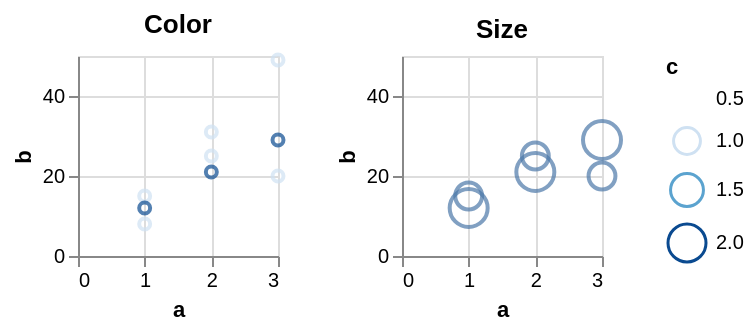

Source (Vega-Lite JSON):
### Vega specification from a JSON file in a GitHub repository (floating-point values rounded to 4 significant figures)
{"$schema": "https://vega.github.io/schema/vega/v5.json", "description": "Testing invalid", "background": "white", "padding": 5, "height": 100, "data": [{"name": "source_0", "values": [{"a": 1, "b": 15, "c": 1}, {"a": 2, "b": 25, "c": 1}, {"a": 3, "b": 20, "c": 1}, {"a": 1, "b": 12, "c": 2}, {"a": 2, "b": 21, "c": 2}, {"a": 3, "b": 29, "c": 2}, {"a": 1, "b": 8, "c": null}, {"a": 2, "b": 31, "c": null}, {"a": 3, "b": 49, "c": null}]}], "signals": [{"name": "childWidth", "value": 100}], "layout": {"padding": 20, "bounds": "full", "align": "each"}, "marks": [{"type": "group", "name": "concat_0_group", "title": {"text": "Color", "frame": "group"}, "style": "cell", "encode": {"update": {"width": {"signal": "childWidth"}, "height": {"signal": "height"}}}, "marks": [{"name": "concat_0_marks", "type": "symbol", "style": ["point"], "from": {"data": "source_0"}, "encode": {"update": {"opacity": {"value": 0.7}, "fill": {"value": "transparent"}, "stroke": [{"test": "!isValid(datum[\"c\"]) || !isFinite(+datum[\"c\"])", "signal": "scale('color', domain('color')[0])"}, {"scale": "color", "field": "c"}], "ariaRoleDescription": {"value": "point"}, "description": {"signal": "\"a: \" + (format(datum[\"a\"], \"\")) + \"; b: \" + (format(datum[\"b\"], \"\")) + \"; c: \" + (format(datum[\"c\"], \"\"))"}, "x": [{"test": "!isValid(datum[\"a\"]) || !isFinite(+datum[\"a\"])", "scale": "concat_0_x", "value": 0}, {"scale": "concat_0_x", "field": "a"}], "y": [{"test": "!isValid(datum[\"b\"]) || !isFinite(+datum[\"b\"])", "scale": "concat_0_y", "value": 0}, {"scale": "concat_0_y", "field": "b"}]}}}], "axes": [{"scale": "concat_0_x", "orient": "bottom", "gridScale": "concat_0_y", "grid": true, "tickCount": {"signal": "ceil(childWidth/40)"}, "domain": false, "labels": false, "aria": false, "maxExtent": 0, "minExtent": 0, "ticks": false, "zindex": 0}, {"scale": "concat_0_y", "orient": "left", "gridScale": "concat_0_x", "grid": true, "tickCount": {"signal": "ceil(height/40)"}, "domain": false, "labels": false, "aria": false, "maxExtent": 0, "minExtent": 0, "ticks": false, "zindex": 0}, {"scale": "concat_0_x", "orient": "bottom", "grid": false, "title": "a", "labelFlush": true, "labelOverlap": true, "tickCount": {"signal": "ceil(childWidth/40)"}, "zindex": 0}, {"scale": "concat_0_y", "orient": "left", "grid": false, "title": "b", "labelOverlap": true, "tickCount": {"signal": "ceil(height/40)"}, "zindex": 0}]}, {"type": "group", "name": "concat_1_group", "title": {"text": "Size", "frame": "group"}, "style": "cell", "encode": {"update": {"width": {"signal": "childWidth"}, "height": {"signal": "height"}}}, "marks": [{"name": "concat_1_marks", "type": "symbol", "style": ["point"], "from": {"data": "source_0"}, "encode": {"update": {"opacity": {"value": 0.7}, "fill": {"value": "transparent"}, "stroke": {"value": "#4c78a8"}, "ariaRoleDescription": {"value": "point"}, "description": {"signal": "\"a: \" + (format(datum[\"a\"], \"\")) + \"; b: \" + (format(datum[\"b\"], \"\")) + \"; c: \" + (format(datum[\"c\"], \"\"))"}, "x": [{"test": "!isValid(datum[\"a\"]) || !isFinite(+datum[\"a\"])", "scale": "concat_1_x", "value": 0}, {"scale": "concat_1_x", "field": "a"}], "y": [{"test": "!isValid(datum[\"b\"]) || !isFinite(+datum[\"b\"])", "scale": "concat_1_y", "value": 0}, {"scale": "concat_1_y", "field": "b"}], "size": [{"test": "!isValid(datum[\"c\"]) || !isFinite(+datum[\"c\"])", "scale": "size", "value": 0}, {"scale": "size", "field": "c"}]}}}], "axes": [{"scale": "concat_1_x", "orient": "bottom", "gridScale": "concat_1_y", "grid": true, "tickCount": {"signal": "ceil(childWidth/40)"}, "domain": false, "labels": false, "aria": false, "maxExtent": 0, "minExtent": 0, "ticks": false, "zindex": 0}, {"scale": "concat_1_y", "orient": "left", "gridScale": "concat_1_x", "grid": true, "tickCount": {"signal": "ceil(height/40)"}, "domain": false, "labels": false, "aria": false, "maxExtent": 0, "minExtent": 0, "ticks": false, "zindex": 0}, {"scale": "concat_1_x", "orient": "bottom", "grid": false, "title": "a", "labelFlush": true, "labelOverlap": true, "tickCount": {"signal": "ceil(childWidth/40)"}, "zindex": 0}, {"scale": "concat_1_y", "orient": "left", "grid": false, "title": "b", "labelOverlap": true, "tickCount": {"signal": "ceil(height/40)"}, "zindex": 0}]}], "scales": [{"name": "color", "type": "linear", "domain": {"data": "source_0", "field": "c"}, "range": "ramp", "interpolate": "hcl", "zero": false}, {"name": "size", "type": "linear", "domain": {"data": "source_0", "field": "c"}, "range": [0, 361], "zero": true}, {"name": "concat_0_x", "type": "linear", "domain": {"data": "source_0", "field": "a"}, "range": [0, {"signal": "childWidth"}], "nice": true, "zero": true}, {"name": "concat_0_y", "type": "linear", "domain": {"data": "source_0", "field": "b"}, "range": [{"signal": "height"}, 0], "nice": true, "zero": true}, {"name": "concat_1_x", "type": "linear", "domain": {"data": "source_0", "field": "a"}, "range": [0, {"signal": "childWidth"}], "nice": true, "zero": true}, {"name": "concat_1_y", "type": "linear", "domain": {"data": "source_0", "field": "b"}, "range": [{"signal": "height"}, 0], "nice": true, "zero": true}], "legends": [{"stroke": "color", "gradientLength": {"signal": "clamp(height, 64, 200)"}, "title": "c", "encode": {"gradient": {"update": {"opacity": {"value": 0.7}}}}, "symbolType": "circle", "size": "size"}]}
